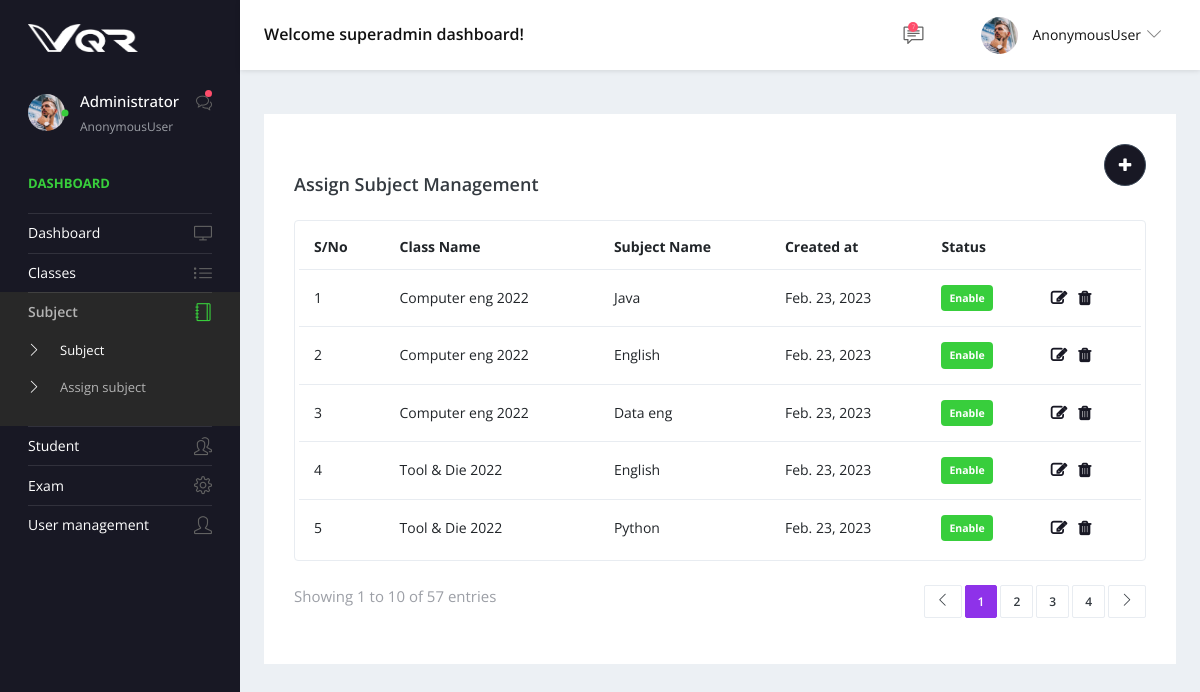
The app's page /assign_subject with its own data.
### app/models.py (models this page shows)
class common_table(models.Model):
    created_by = models.ForeignKey(User, related_name="%(app_label)s_%(class)s_ownership",on_delete=models.CASCADE,null=True)
    created_dt = models.DateField(auto_now=True)
    updated_by =  models.ForeignKey(User, related_name="%(app_label)s_%(class)s_ownership1",on_delete=models.CASCADE,null=True)
    updated_dt = models.DateField(null=True)
    created_tm = models.TimeField(auto_now=True)
    updated_tm = models.TimeField(null=True)
    status = models.CharField(max_length=10, null=True)
    class Meta:
        abstract = True

class Class_Mapping_subject(common_table):
    class_id = models.ForeignKey(Class_master,related_name='Class_Mapping_subject_class_id',on_delete=models.CASCADE,null=True)
    SUBJECT_id = models.ForeignKey(Subject_master,related_name='Class_Mapping_subject_subject_id',on_delete=models.CASCADE,null=True)

class Class_master(common_table):
    name  = models.CharField(max_length=25,null=True)

class Subject_master(common_table):
    name = models.CharField(max_length=25,null=True)

### app/views.py (the view)
# urls.py: path('assign_subject',views.assign_subject,name='assign_subject'),
def assign_subject(request):
    data = Class_Mapping_subject.objects.all()
    context = {
        'data':data
    }
    return render(request,'assign_subject.html',context)

### app/templates/assign_subject.html (shortened to what this page needs)
{% extends 'base.html' %}
{% block content %}
<div class="content-wrapper">
    <div class="row">
      <div class="col-md-12 grid-margin stretch-card">
        <div class="card">
          <div class="card-body">
            <a href="{% url 'create_assign_subject' %}">
            <button style=" float: right;background: #181824;" type="button" class="btn btn-dark btn-rounded btn-icon">
                <i class="fa fa-plus m-1"></i>
              </button>
          </a>
            <br>
            <div class="d-sm-flex align-items-center mb-4">
              <h4 class="card-title mb-sm-0 mt-2">Assign Subject Management</h4>
            </div>
            <div class="table-responsive border rounded p-1">
              <table class="table">
                <thead>
                  <tr>
                    <th class="font-weight-bold"> S/No</th>
                    <th class="font-weight-bold">Class Name</th>
                    <th class="font-weight-bold">Subject Name</th>
                    <th class="font-weight-bold">Created at</th>
                    <th class="font-weight-bold">Status</th>
                    <th>
                    </th>
                  </tr>
                </thead>
                <tbody>
                  {% for i in data   %}
                  <tr>
                    <td>{{forloop.counter}}</td>
                    <td>
                    {{i.class_id.name}}
                    </td>
                    <td>
                      {{i.SUBJECT_id.name}}
                      </td>
                    <td>{{i.created_dt}}</td>
                    <td>
                      <div class="badge badge-success p-2">Enable</div>
                    </td>
                    <td>
                        <a href=""> <i style="color: #181824;
                            font-weight: bold;
                            font-size: 16px;" class="fa fa-edit"></i></a>
                        <a href="" class="m-2"> <i style="color: #181824;
                            font-weight: bold;
                            font-size: 16px;" class="fa fa-trash"></i></a>
                    </td>
                  </tr>
                  {% endfor %}
                </tbody>
              </table>
            </div>
            <div class="d-flex mt-4 flex-wrap">
              <p class="text-muted">Showing 1 to 10 of 57 entries</p>
              <nav class="ml-auto">
                <ul class="pagination separated pagination-info">
                  <li class="page-item"><a href="#" class="page-link"><i class="icon-arrow-left"></i></a></li>
                  <li class="page-item active"><a href="#" class="page-link">1</a></li>
                  <li class="page-item"><a href="#" class="page-link">2</a></li>
                  <li class="page-item"><a href="#" class="page-link">3</a></li>
                  <li class="page-item"><a href="#" class="page-link">4</a></li>
                  <li class="page-item"><a href="#" class="page-link"><i class="icon-arrow-right"></i></a></li>
                </ul>
              </nav>
            </div>
          </div>
        </div>
      </div>
    </div>
  </div>
{% endblock %}

### records on screen
Class_Mapping_subject: class_id.name "Computer eng 2022", SUBJECT_id.name "Java", created_dt "Feb. 23, 2023"
Class_Mapping_subject: class_id.name "Computer eng 2022", SUBJECT_id.name "English", created_dt "Feb. 23, 2023"
Class_Mapping_subject: class_id.name "Computer eng 2022", SUBJECT_id.name "Data eng", created_dt "Feb. 23, 2023"
Class_Mapping_subject: class_id.name "Tool & Die 2022", SUBJECT_id.name "English", created_dt "Feb. 23, 2023"
Class_Mapping_subject: class_id.name "Tool & Die 2022", SUBJECT_id.name "Python", created_dt "Feb. 23, 2023"

### other values on screen
{{ request.user }} "AnonymousUser"
